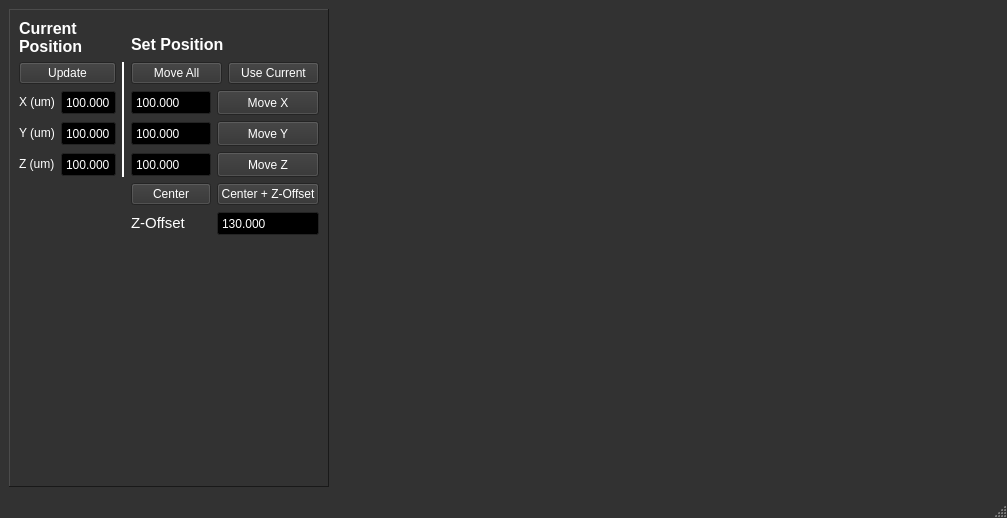
<?xml version="1.0" encoding="UTF-8"?>
<ui version="4.0">
 <class>MainWindow</class>
 <widget class="QMainWindow" name="MainWindow">
  <property name="geometry">
   <rect>
    <x>0</x>
    <y>0</y>
    <width>1007</width>
    <height>518</height>
   </rect>
  </property>
  <property name="minimumSize">
   <size>
    <width>800</width>
    <height>400</height>
   </size>
  </property>
  <property name="palette">
   <palette>
    <active>
     <colorrole role="WindowText">
      <brush brushstyle="SolidPattern">
       <color alpha="255">
        <red>255</red>
        <green>255</green>
        <blue>255</blue>
       </color>
      </brush>
     </colorrole>
     <colorrole role="Button">
      <brush brushstyle="SolidPattern">
       <color alpha="255">
        <red>50</red>
        <green>50</green>
        <blue>50</blue>
       </color>
      </brush>
     </colorrole>
     <colorrole role="Light">
      <brush brushstyle="SolidPattern">
       <color alpha="255">
        <red>75</red>
        <green>75</green>
        <blue>75</blue>
       </color>
      </brush>
     </colorrole>
     <colorrole role="Midlight">
      <brush brushstyle="SolidPattern">
       <color alpha="255">
        <red>62</red>
        <green>62</green>
        <blue>62</blue>
       </color>
      </brush>
     </colorrole>
     <colorrole role="Dark">
      <brush brushstyle="SolidPattern">
       <color alpha="255">
        <red>25</red>
        <green>25</green>
        <blue>25</blue>
       </color>
      </brush>
     </colorrole>
     <colorrole role="Mid">
      <brush brushstyle="SolidPattern">
       <color alpha="255">
        <red>33</red>
        <green>33</green>
        <blue>33</blue>
       </color>
      </brush>
     </colorrole>
     <colorrole role="Text">
      <brush brushstyle="SolidPattern">
       <color alpha="255">
        <red>255</red>
        <green>255</green>
        <blue>255</blue>
       </color>
      </brush>
     </colorrole>
     <colorrole role="BrightText">
      <brush brushstyle="SolidPattern">
       <color alpha="255">
        <red>255</red>
        <green>255</green>
        <blue>255</blue>
       </color>
      </brush>
     </colorrole>
     <colorrole role="ButtonText">
      <brush brushstyle="SolidPattern">
       <color alpha="255">
        <red>255</red>
        <green>255</green>
        <blue>255</blue>
       </color>
      </brush>
     </colorrole>
     <colorrole role="Base">
      <brush brushstyle="SolidPattern">
       <color alpha="255">
        <red>0</red>
        <green>0</green>
        <blue>0</blue>
       </color>
      </brush>
     </colorrole>
     <colorrole role="Window">
      <brush brushstyle="SolidPattern">
       <color alpha="255">
        <red>50</red>
        <green>50</green>
        <blue>50</blue>
       </color>
      </brush>
     </colorrole>
     <colorrole role="Shadow">
      <brush brushstyle="SolidPattern">
       <color alpha="255">
        <red>0</red>
        <green>0</green>
        <blue>0</blue>
       </color>
      </brush>
     </colorrole>
     <colorrole role="AlternateBase">
      <brush brushstyle="SolidPattern">
       <color alpha="255">
        <red>25</red>
        <green>25</green>
        <blue>25</blue>
       </color>
      </brush>
     </colorrole>
     <colorrole role="ToolTipBase">
      <brush brushstyle="SolidPattern">
       <color alpha="255">
        <red>255</red>
        <green>255</green>
        <blue>220</blue>
       </color>
      </brush>
     </colorrole>
     <colorrole role="ToolTipText">
      <brush brushstyle="SolidPattern">
       <color alpha="255">
        <red>0</red>
        <green>0</green>
        <blue>0</blue>
       </color>
      </brush>
     </colorrole>
     <colorrole role="PlaceholderText">
      <brush brushstyle="SolidPattern">
       <color alpha="128">
        <red>255</red>
        <green>255</green>
        <blue>255</blue>
       </color>
      </brush>
     </colorrole>
    </active>
    <inactive>
     <colorrole role="WindowText">
      <brush brushstyle="SolidPattern">
       <color alpha="255">
        <red>255</red>
        <green>255</green>
        <blue>255</blue>
       </color>
      </brush>
     </colorrole>
     <colorrole role="Button">
      <brush brushstyle="SolidPattern">
       <color alpha="255">
        <red>50</red>
        <green>50</green>
        <blue>50</blue>
       </color>
      </brush>
     </colorrole>
     <colorrole role="Light">
      <brush brushstyle="SolidPattern">
       <color alpha="255">
        <red>75</red>
        <green>75</green>
        <blue>75</blue>
       </color>
      </brush>
     </colorrole>
     <colorrole role="Midlight">
      <brush brushstyle="SolidPattern">
       <color alpha="255">
        <red>62</red>
        <green>62</green>
        <blue>62</blue>
       </color>
      </brush>
     </colorrole>
     <colorrole role="Dark">
      <brush brushstyle="SolidPattern">
       <color alpha="255">
        <red>25</red>
        <green>25</green>
        <blue>25</blue>
       </color>
      </brush>
     </colorrole>
     <colorrole role="Mid">
      <brush brushstyle="SolidPattern">
       <color alpha="255">
        <red>33</red>
        <green>33</green>
        <blue>33</blue>
       </color>
      </brush>
     </colorrole>
     <colorrole role="Text">
      <brush brushstyle="SolidPattern">
       <color alpha="255">
        <red>255</red>
        <green>255</green>
        <blue>255</blue>
       </color>
      </brush>
     </colorrole>
     <colorrole role="BrightText">
      <brush brushstyle="SolidPattern">
       <color alpha="255">
        <red>255</red>
        <green>255</green>
        <blue>255</blue>
       </color>
      </brush>
     </colorrole>
     <colorrole role="ButtonText">
      <brush brushstyle="SolidPattern">
       <color alpha="255">
        <red>255</red>
        <green>255</green>
        <blue>255</blue>
       </color>
      </brush>
     </colorrole>
     <colorrole role="Base">
      <brush brushstyle="SolidPattern">
       <color alpha="255">
        <red>0</red>
        <green>0</green>
        <blue>0</blue>
       </color>
      </brush>
     </colorrole>
     <colorrole role="Window">
      <brush brushstyle="SolidPattern">
       <color alpha="255">
        <red>50</red>
        <green>50</green>
        <blue>50</blue>
       </color>
      </brush>
     </colorrole>
     <colorrole role="Shadow">
      <brush brushstyle="SolidPattern">
       <color alpha="255">
        <red>0</red>
        <green>0</green>
        <blue>0</blue>
       </color>
      </brush>
     </colorrole>
     <colorrole role="AlternateBase">
      <brush brushstyle="SolidPattern">
       <color alpha="255">
        <red>25</red>
        <green>25</green>
        <blue>25</blue>
       </color>
      </brush>
     </colorrole>
     <colorrole role="ToolTipBase">
      <brush brushstyle="SolidPattern">
       <color alpha="255">
        <red>255</red>
        <green>255</green>
        <blue>220</blue>
       </color>
      </brush>
     </colorrole>
     <colorrole role="ToolTipText">
      <brush brushstyle="SolidPattern">
       <color alpha="255">
        <red>0</red>
        <green>0</green>
        <blue>0</blue>
       </color>
      </brush>
     </colorrole>
     <colorrole role="PlaceholderText">
      <brush brushstyle="SolidPattern">
       <color alpha="128">
        <red>255</red>
        <green>255</green>
        <blue>255</blue>
       </color>
      </brush>
     </colorrole>
    </inactive>
    <disabled>
     <colorrole role="WindowText">
      <brush brushstyle="SolidPattern">
       <color alpha="255">
        <red>25</red>
        <green>25</green>
        <blue>25</blue>
       </color>
      </brush>
     </colorrole>
     <colorrole role="Button">
      <brush brushstyle="SolidPattern">
       <color alpha="255">
        <red>50</red>
        <green>50</green>
        <blue>50</blue>
       </color>
      </brush>
     </colorrole>
     <colorrole role="Light">
      <brush brushstyle="SolidPattern">
       <color alpha="255">
        <red>75</red>
        <green>75</green>
        <blue>75</blue>
       </color>
      </brush>
     </colorrole>
     <colorrole role="Midlight">
      <brush brushstyle="SolidPattern">
       <color alpha="255">
        <red>62</red>
        <green>62</green>
        <blue>62</blue>
       </color>
      </brush>
     </colorrole>
     <colorrole role="Dark">
      <brush brushstyle="SolidPattern">
       <color alpha="255">
        <red>25</red>
        <green>25</green>
        <blue>25</blue>
       </color>
      </brush>
     </colorrole>
     <colorrole role="Mid">
      <brush brushstyle="SolidPattern">
       <color alpha="255">
        <red>33</red>
        <green>33</green>
        <blue>33</blue>
       </color>
      </brush>
     </colorrole>
     <colorrole role="Text">
      <brush brushstyle="SolidPattern">
       <color alpha="255">
        <red>25</red>
        <green>25</green>
        <blue>25</blue>
       </color>
      </brush>
     </colorrole>
     <colorrole role="BrightText">
      <brush brushstyle="SolidPattern">
       <color alpha="255">
        <red>255</red>
        <green>255</green>
        <blue>255</blue>
       </color>
      </brush>
     </colorrole>
     <colorrole role="ButtonText">
      <brush brushstyle="SolidPattern">
       <color alpha="255">
        <red>25</red>
        <green>25</green>
        <blue>25</blue>
       </color>
      </brush>
     </colorrole>
     <colorrole role="Base">
      <brush brushstyle="SolidPattern">
       <color alpha="255">
        <red>50</red>
        <green>50</green>
        <blue>50</blue>
       </color>
      </brush>
     </colorrole>
     <colorrole role="Window">
      <brush brushstyle="SolidPattern">
       <color alpha="255">
        <red>50</red>
        <green>50</green>
        <blue>50</blue>
       </color>
      </brush>
     </colorrole>
     <colorrole role="Shadow">
      <brush brushstyle="SolidPattern">
       <color alpha="255">
        <red>0</red>
        <green>0</green>
        <blue>0</blue>
       </color>
      </brush>
     </colorrole>
     <colorrole role="AlternateBase">
      <brush brushstyle="SolidPattern">
       <color alpha="255">
        <red>50</red>
        <green>50</green>
        <blue>50</blue>
       </color>
      </brush>
     </colorrole>
     <colorrole role="ToolTipBase">
      <brush brushstyle="SolidPattern">
       <color alpha="255">
        <red>255</red>
        <green>255</green>
        <blue>220</blue>
       </color>
      </brush>
     </colorrole>
     <colorrole role="ToolTipText">
      <brush brushstyle="SolidPattern">
       <color alpha="255">
        <red>0</red>
        <green>0</green>
        <blue>0</blue>
       </color>
      </brush>
     </colorrole>
     <colorrole role="PlaceholderText">
      <brush brushstyle="SolidPattern">
       <color alpha="128">
        <red>255</red>
        <green>255</green>
        <blue>255</blue>
       </color>
      </brush>
     </colorrole>
    </disabled>
   </palette>
  </property>
  <property name="windowTitle">
   <string>MainWindow</string>
  </property>
  <widget class="QWidget" name="centralwidget">
   <layout class="QHBoxLayout" name="horizontalLayout">
    <item>
     <widget class="QFrame" name="frame">
      <property name="sizePolicy">
       <sizepolicy hsizetype="Preferred" vsizetype="Minimum">
        <horstretch>0</horstretch>
        <verstretch>0</verstretch>
       </sizepolicy>
      </property>
      <property name="frameShape">
       <enum>QFrame::Panel</enum>
      </property>
      <property name="frameShadow">
       <enum>QFrame::Raised</enum>
      </property>
      <layout class="QVBoxLayout" name="verticalLayout">
       <item>
        <layout class="QGridLayout" name="gridLayout">
         <item row="1" column="2" rowspan="4">
          <widget class="Line" name="line">
           <property name="frameShadow">
            <enum>QFrame::Plain</enum>
           </property>
           <property name="lineWidth">
            <number>2</number>
           </property>
           <property name="orientation">
            <enum>Qt::Vertical</enum>
           </property>
          </widget>
         </item>
         <item row="3" column="0">
          <widget class="QLabel" name="label_2">
           <property name="styleSheet">
            <string notr="true">font: 11pt &quot;Arial&quot;;</string>
           </property>
           <property name="text">
            <string>&lt;html&gt;&lt;head/&gt;&lt;body&gt;&lt;p&gt;&lt;span style=&quot; color:#ffffff;&quot;&gt;Y (um)&lt;/span&gt;&lt;/p&gt;&lt;/body&gt;&lt;/html&gt;</string>
           </property>
          </widget>
         </item>
         <item row="5" column="4">
          <widget class="QPushButton" name="pushButton_moveCenter_Offset">
           <property name="styleSheet">
            <string notr="true">font: 11pt &quot;Arial&quot;;</string>
           </property>
           <property name="text">
            <string>Center + Z-Offset</string>
           </property>
          </widget>
         </item>
         <item row="4" column="3">
          <widget class="QDoubleSpinBox" name="spinBox_z_setpos">
           <property name="minimumSize">
            <size>
             <width>50</width>
             <height>25</height>
            </size>
           </property>
           <property name="maximumSize">
            <size>
             <width>150</width>
             <height>40</height>
            </size>
           </property>
           <property name="styleSheet">
            <string notr="true">font: 11pt &quot;Arial&quot;;</string>
           </property>
           <property name="readOnly">
            <bool>false</bool>
           </property>
           <property name="buttonSymbols">
            <enum>QAbstractSpinBox::NoButtons</enum>
           </property>
           <property name="decimals">
            <number>3</number>
           </property>
           <property name="minimum">
            <double>-10.000000000000000</double>
           </property>
           <property name="maximum">
            <double>210.000000000000000</double>
           </property>
           <property name="value">
            <double>100.000000000000000</double>
           </property>
          </widget>
         </item>
         <item row="2" column="3">
          <widget class="QDoubleSpinBox" name="spinBox_x_setpos">
           <property name="minimumSize">
            <size>
             <width>50</width>
             <height>25</height>
            </size>
           </property>
           <property name="maximumSize">
            <size>
             <width>150</width>
             <height>40</height>
            </size>
           </property>
           <property name="styleSheet">
            <string notr="true">font: 11pt &quot;Arial&quot;;</string>
           </property>
           <property name="readOnly">
            <bool>false</bool>
           </property>
           <property name="buttonSymbols">
            <enum>QAbstractSpinBox::NoButtons</enum>
           </property>
           <property name="decimals">
            <number>3</number>
           </property>
           <property name="minimum">
            <double>-10.000000000000000</double>
           </property>
           <property name="maximum">
            <double>210.000000000000000</double>
           </property>
           <property name="value">
            <double>100.000000000000000</double>
           </property>
          </widget>
         </item>
         <item row="1" column="0" colspan="2">
          <widget class="QPushButton" name="pushButton_updatePosition">
           <property name="styleSheet">
            <string notr="true">font: 11pt &quot;Arial&quot;;</string>
           </property>
           <property name="text">
            <string>Update</string>
           </property>
          </widget>
         </item>
         <item row="2" column="4">
          <widget class="QPushButton" name="pushButton_moveX">
           <property name="sizePolicy">
            <sizepolicy hsizetype="Minimum" vsizetype="Fixed">
             <horstretch>0</horstretch>
             <verstretch>0</verstretch>
            </sizepolicy>
           </property>
           <property name="minimumSize">
            <size>
             <width>0</width>
             <height>25</height>
            </size>
           </property>
           <property name="maximumSize">
            <size>
             <width>16777215</width>
             <height>40</height>
            </size>
           </property>
           <property name="styleSheet">
            <string notr="true">font: 11pt &quot;Arial&quot;;</string>
           </property>
           <property name="text">
            <string>Move X</string>
           </property>
          </widget>
         </item>
         <item row="0" column="0" colspan="2">
          <widget class="QLabel" name="label_4">
           <property name="styleSheet">
            <string notr="true">font: 11pt &quot;Arial&quot;;</string>
           </property>
           <property name="text">
            <string>&lt;html&gt;&lt;head/&gt;&lt;body&gt;&lt;p&gt;&lt;span style=&quot; font-size:12pt; font-weight:600; color:#ffffff;&quot;&gt;Current&lt;/span&gt;&lt;span style=&quot; color:#ffffff;&quot;&gt;&lt;br/&gt;&lt;/span&gt;&lt;span style=&quot; font-size:12pt; font-weight:600; color:#ffffff;&quot;&gt;Position&lt;/span&gt;&lt;/p&gt;&lt;/body&gt;&lt;/html&gt;</string>
           </property>
           <property name="textFormat">
            <enum>Qt::RichText</enum>
           </property>
          </widget>
         </item>
         <item row="3" column="1">
          <widget class="QDoubleSpinBox" name="spinBox_y_pos">
           <property name="minimumSize">
            <size>
             <width>50</width>
             <height>25</height>
            </size>
           </property>
           <property name="maximumSize">
            <size>
             <width>150</width>
             <height>40</height>
            </size>
           </property>
           <property name="styleSheet">
            <string notr="true">font: 11pt &quot;Arial&quot;;</string>
           </property>
           <property name="readOnly">
            <bool>true</bool>
           </property>
           <property name="buttonSymbols">
            <enum>QAbstractSpinBox::NoButtons</enum>
           </property>
           <property name="decimals">
            <number>3</number>
           </property>
           <property name="minimum">
            <double>-10.000000000000000</double>
           </property>
           <property name="maximum">
            <double>210.000000000000000</double>
           </property>
           <property name="value">
            <double>100.000000000000000</double>
           </property>
          </widget>
         </item>
         <item row="3" column="4">
          <widget class="QPushButton" name="pushButton_moveY">
           <property name="minimumSize">
            <size>
             <width>0</width>
             <height>25</height>
            </size>
           </property>
           <property name="maximumSize">
            <size>
             <width>16777215</width>
             <height>40</height>
            </size>
           </property>
           <property name="styleSheet">
            <string notr="true">font: 11pt &quot;Arial&quot;;</string>
           </property>
           <property name="text">
            <string>Move Y</string>
           </property>
          </widget>
         </item>
         <item row="2" column="1">
          <widget class="QDoubleSpinBox" name="spinBox_x_pos">
           <property name="minimumSize">
            <size>
             <width>50</width>
             <height>25</height>
            </size>
           </property>
           <property name="maximumSize">
            <size>
             <width>150</width>
             <height>40</height>
            </size>
           </property>
           <property name="styleSheet">
            <string notr="true">font: 11pt &quot;Arial&quot;;</string>
           </property>
           <property name="readOnly">
            <bool>true</bool>
           </property>
           <property name="buttonSymbols">
            <enum>QAbstractSpinBox::NoButtons</enum>
           </property>
           <property name="decimals">
            <number>3</number>
           </property>
           <property name="minimum">
            <double>-10.000000000000000</double>
           </property>
           <property name="maximum">
            <double>210.000000000000000</double>
           </property>
           <property name="value">
            <double>100.000000000000000</double>
           </property>
          </widget>
         </item>
         <item row="0" column="3" colspan="2">
          <widget class="QLabel" name="label_5">
           <property name="styleSheet">
            <string notr="true">font: 11pt &quot;Arial&quot;;</string>
           </property>
           <property name="text">
            <string>&lt;html&gt;&lt;head/&gt;&lt;body&gt;&lt;p&gt;&lt;span style=&quot; color:#ffffff;&quot;&gt;&lt;br/&gt;&lt;/span&gt;&lt;span style=&quot; font-size:12pt; font-weight:600; color:#ffffff;&quot;&gt;Set Position&lt;/span&gt;&lt;/p&gt;&lt;/body&gt;&lt;/html&gt;</string>
           </property>
           <property name="textFormat">
            <enum>Qt::RichText</enum>
           </property>
          </widget>
         </item>
         <item row="4" column="4">
          <widget class="QPushButton" name="pushButton_moveZ">
           <property name="minimumSize">
            <size>
             <width>0</width>
             <height>25</height>
            </size>
           </property>
           <property name="maximumSize">
            <size>
             <width>16777215</width>
             <height>40</height>
            </size>
           </property>
           <property name="styleSheet">
            <string notr="true">font: 11pt &quot;Arial&quot;;</string>
           </property>
           <property name="text">
            <string>Move Z</string>
           </property>
          </widget>
         </item>
         <item row="2" column="0">
          <widget class="QLabel" name="label">
           <property name="styleSheet">
            <string notr="true">font: 11pt &quot;Arial&quot;;</string>
           </property>
           <property name="text">
            <string>&lt;html&gt;&lt;head/&gt;&lt;body&gt;&lt;p&gt;&lt;span style=&quot; color:#ffffff;&quot;&gt;X (um)&lt;/span&gt;&lt;/p&gt;&lt;/body&gt;&lt;/html&gt;</string>
           </property>
          </widget>
         </item>
         <item row="5" column="3">
          <widget class="QPushButton" name="pushButton_moveCenter">
           <property name="styleSheet">
            <string notr="true">font: 11pt &quot;Arial&quot;;</string>
           </property>
           <property name="text">
            <string>Center</string>
           </property>
          </widget>
         </item>
         <item row="4" column="1">
          <widget class="QDoubleSpinBox" name="spinBox_z_pos">
           <property name="minimumSize">
            <size>
             <width>50</width>
             <height>25</height>
            </size>
           </property>
           <property name="maximumSize">
            <size>
             <width>150</width>
             <height>40</height>
            </size>
           </property>
           <property name="styleSheet">
            <string notr="true">font: 11pt &quot;Arial&quot;;</string>
           </property>
           <property name="readOnly">
            <bool>true</bool>
           </property>
           <property name="buttonSymbols">
            <enum>QAbstractSpinBox::NoButtons</enum>
           </property>
           <property name="decimals">
            <number>3</number>
           </property>
           <property name="minimum">
            <double>-10.000000000000000</double>
           </property>
           <property name="maximum">
            <double>210.000000000000000</double>
           </property>
           <property name="value">
            <double>100.000000000000000</double>
           </property>
          </widget>
         </item>
         <item row="3" column="3">
          <widget class="QDoubleSpinBox" name="spinBox_y_setpos">
           <property name="minimumSize">
            <size>
             <width>50</width>
             <height>25</height>
            </size>
           </property>
           <property name="maximumSize">
            <size>
             <width>150</width>
             <height>40</height>
            </size>
           </property>
           <property name="styleSheet">
            <string notr="true">font: 11pt &quot;Arial&quot;;</string>
           </property>
           <property name="readOnly">
            <bool>false</bool>
           </property>
           <property name="buttonSymbols">
            <enum>QAbstractSpinBox::NoButtons</enum>
           </property>
           <property name="decimals">
            <number>3</number>
           </property>
           <property name="minimum">
            <double>-10.000000000000000</double>
           </property>
           <property name="maximum">
            <double>210.000000000000000</double>
           </property>
           <property name="value">
            <double>100.000000000000000</double>
           </property>
          </widget>
         </item>
         <item row="4" column="0">
          <widget class="QLabel" name="label_3">
           <property name="styleSheet">
            <string notr="true">font: 11pt &quot;Arial&quot;;</string>
           </property>
           <property name="text">
            <string>&lt;html&gt;&lt;head/&gt;&lt;body&gt;&lt;p&gt;&lt;span style=&quot; color:#ffffff;&quot;&gt;Z (um)&lt;/span&gt;&lt;/p&gt;&lt;/body&gt;&lt;/html&gt;</string>
           </property>
          </widget>
         </item>
         <item row="1" column="3" colspan="2">
          <layout class="QHBoxLayout" name="horizontalLayout_2">
           <item>
            <widget class="QPushButton" name="pushButton_moveAll">
             <property name="styleSheet">
              <string notr="true">font: 11pt &quot;Arial&quot;;</string>
             </property>
             <property name="text">
              <string>Move All</string>
             </property>
            </widget>
           </item>
           <item>
            <widget class="QPushButton" name="pushButton_setPos_getCurrent">
             <property name="styleSheet">
              <string notr="true">font: 11pt &quot;Arial&quot;;</string>
             </property>
             <property name="text">
              <string>Use Current</string>
             </property>
            </widget>
           </item>
          </layout>
         </item>
         <item row="6" column="3">
          <widget class="QLabel" name="label_6">
           <property name="text">
            <string>&lt;html&gt;&lt;head/&gt;&lt;body&gt;&lt;p&gt;&lt;span style=&quot; font-size:11pt;&quot;&gt;Z-Offset&lt;/span&gt;&lt;/p&gt;&lt;/body&gt;&lt;/html&gt;</string>
           </property>
           <property name="textFormat">
            <enum>Qt::RichText</enum>
           </property>
          </widget>
         </item>
         <item row="6" column="4">
          <widget class="QDoubleSpinBox" name="spinBox_z_offset">
           <property name="minimumSize">
            <size>
             <width>50</width>
             <height>25</height>
            </size>
           </property>
           <property name="maximumSize">
            <size>
             <width>150</width>
             <height>40</height>
            </size>
           </property>
           <property name="styleSheet">
            <string notr="true">font: 11pt &quot;Arial&quot;;</string>
           </property>
           <property name="readOnly">
            <bool>false</bool>
           </property>
           <property name="buttonSymbols">
            <enum>QAbstractSpinBox::NoButtons</enum>
           </property>
           <property name="decimals">
            <number>3</number>
           </property>
           <property name="minimum">
            <double>-10.000000000000000</double>
           </property>
           <property name="maximum">
            <double>210.000000000000000</double>
           </property>
           <property name="value">
            <double>130.000000000000000</double>
           </property>
          </widget>
         </item>
        </layout>
       </item>
       <item>
        <spacer name="verticalSpacer">
         <property name="orientation">
          <enum>Qt::Vertical</enum>
         </property>
         <property name="sizeHint" stdset="0">
          <size>
           <width>20</width>
           <height>40</height>
          </size>
         </property>
        </spacer>
       </item>
      </layout>
     </widget>
    </item>
    <item>
     <widget class="QWidget" name="mpl_widget" native="true">
      <property name="sizePolicy">
       <sizepolicy hsizetype="Expanding" vsizetype="Expanding">
        <horstretch>0</horstretch>
        <verstretch>0</verstretch>
       </sizepolicy>
      </property>
      <property name="autoFillBackground">
       <bool>true</bool>
      </property>
     </widget>
    </item>
    <item>
     <spacer name="horizontalSpacer">
      <property name="styleSheet">
       <string notr="true">font: 11pt &quot;Arial&quot;;</string>
      </property>
      <property name="orientation">
       <enum>Qt::Horizontal</enum>
      </property>
      <property name="sizeType">
       <enum>QSizePolicy::Minimum</enum>
      </property>
      <property name="sizeHint" stdset="0">
       <size>
        <width>40</width>
        <height>20</height>
       </size>
      </property>
     </spacer>
    </item>
   </layout>
  </widget>
  <widget class="QMenuBar" name="menubar">
   <property name="geometry">
    <rect>
     <x>0</x>
     <y>0</y>
     <width>1007</width>
     <height>22</height>
    </rect>
   </property>
  </widget>
  <widget class="QStatusBar" name="statusbar"/>
 </widget>
 <resources/>
 <connections/>
</ui>
